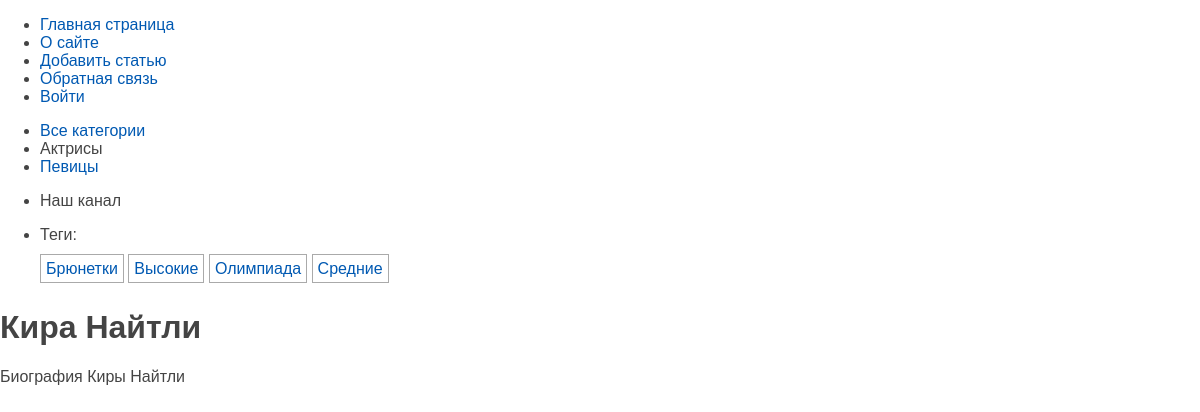
The app's page /post/kira-naitly/ with its own data.
### women/models.py (models this page shows, shortened)
class Category(models.Model):
    name = models.CharField(max_length=100, db_index=True, verbose_name = 'Категория')
    slug = models.SlugField(max_length=255, unique=True, db_index=True)
    class Meta:
        verbose_name = 'Категория'
        verbose_name_plural = 'Категории'
    def get_absolute_url(self):
        return reverse("category", kwargs={"cat_slug": self.slug})

class TagPost(models.Model):
    tag = models.CharField(max_length=100, db_index=True)
    slug = models.SlugField(max_length=255, unique=True, db_index=True)
    def get_absolute_url(self):
        return reverse("tag", kwargs={"tag_slug": self.slug})

class Women(models.Model):
    class Status(models.IntegerChoices):
        DRAFT = 0, "Черновик"
        PUBLISHED = 1, "Опубликовано"
    title = models.CharField(max_length=255, verbose_name='Заголовок')
    slug = models.SlugField(max_length=255, unique=True, db_index=True, verbose_name='Slug')
    content = models.TextField(blank=True, verbose_name='Текст статьи')
    time_create = models.DateTimeField(auto_now_add=True, verbose_name='Время создания')
    time_update = models.DateTimeField(auto_now=True, verbose_name='Время изменения')
    is_published = models.BooleanField(choices=tuple(map(lambda x: (bool(x[0]), x[1]), Status.choices)),
                                       default=Status.DRAFT, verbose_name='Статус')
    cat = models.ForeignKey('Category', on_delete=models.PROTECT, related_name='posts', verbose_name='Категория')
    tags = models.ManyToManyField('TagPost', blank=True, related_name='tags', verbose_name='Теги')
    husband = models.OneToOneField('Husband', on_delete=models.SET_NULL, null=True,
                                   blank=True, related_name='wuman', verbose_name='Муж')
    objects = models.Manager()
    published = PublishedManager()
    class Meta:
        verbose_name = 'Известные женщины'
        verbose_name_plural = 'Известные женщины'
        ordering = ['-time_create']
        indexes = [
            models.Index(fields=['-time_create'])
        ]

### women/views.py (the view)
# urls.py: path('post/<slug:post_slug>/', views.show_post, name='post'),
def show_post(request, post_slug):
    post = get_object_or_404(Women, slug=post_slug)
    data = {
        'title': post.title,
        'menu': menu,
        'post': post,
        'cat_selected': 1,
    }
    return render(request, 'women/post.html', context=data)

### women/templatetags/women_tags.py (called while the page is built)
@register.inclusion_tag('women/list_categories.html')
def show_categories(cat_selected=0):
    cats = Category.objects.annotate(total=Count('posts')).filter(total__gt=0)
    return {"cats": cats, 'cat_selected': cat_selected}

@register.inclusion_tag('women/list_tags.html')
def show_all_tags():
    return {"tags": TagPost.objects.annotate(total=Count("tags")).filter(total__gt=0)}

### women/templates/women/post.html (shortened to what this page needs)
{% extends 'base.html' %}  {% block content %}
<h1>{{post.title}}</h1>
 {{post.content|linebreaks}} {% endblock %}

### women/templates/women/list_categories.html
{% for cat in cats %} {% if cat.id == cat_selected %}
<li class="selected">{{cat.name}}</li>
{% else %}
<li><a href="{{ cat.get_absolute_url }}">{{cat.name}}</a></li>
{% endif %} {% endfor %}

### women/templates/women/list_tags.html
{% if tags %}
<p>Теги:</p>
<ul class="tags-list">
  {% for t in tags %}
  <li><a href="{{t.get_absolute_url}}">{{t.tag}}</a></li>
  {% endfor %}
</ul>
{% endif %}

### women/static/women/css/styles.css (style rules this page uses)
html, body { font-family: "Arial"; margin: 0; padding: 0; height: 100%; width: 100%; color: #444; }
a { color: #0059b2; text-decoration: none; }
ul.tags-list { width: 100%; margin: 0; padding: 0; list-style: none; }
ul.tags-list li { margin: 0; padding: 0 0 10px; display: inline-block; }
ul.tags-list li a { padding: 5px; font-size: 16px; border: 1px solid #aaa; }

### records on screen
Category: name "Актрисы"
Category: name "Певицы"
TagPost: tag "Брюнетки"
TagPost: tag "Высокие"
TagPost: tag "Олимпиада"
TagPost: tag "Средние"
Women: title "Кира Найтли", content "Биография Киры Найтли"

### other values on screen
{{ m.title }} "О сайте" "Добавить статью" "Обратная связь" "Войти"
